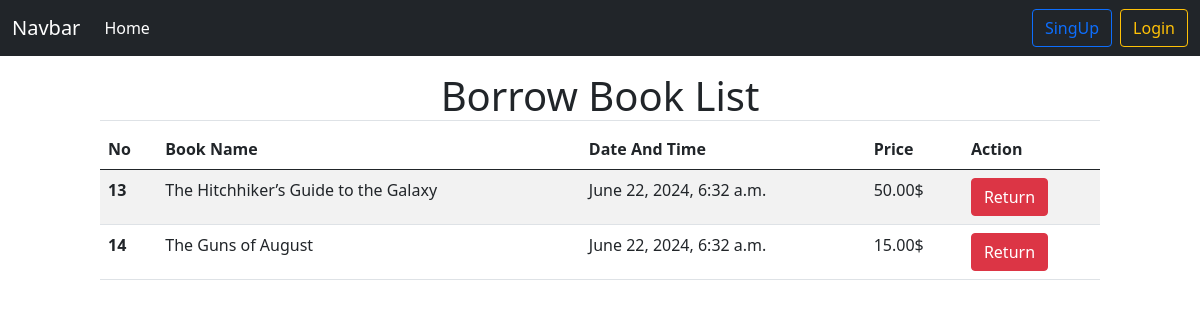
Before: /profile/ with the older database file.
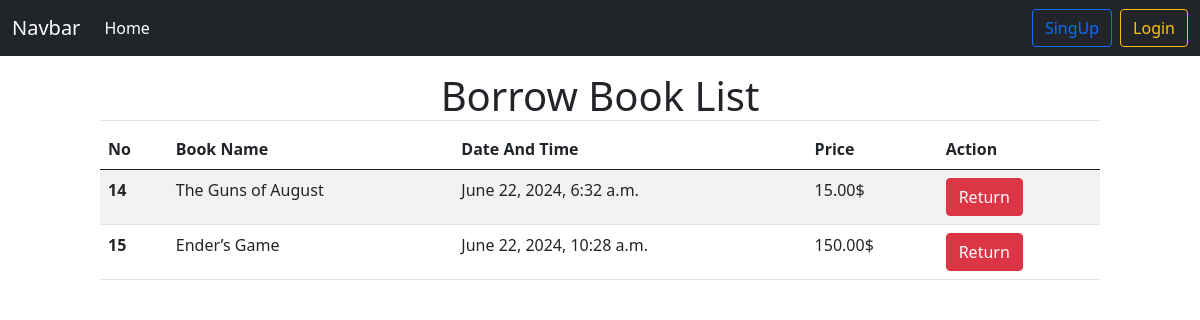
After: the same page with the newer database file.
### Books/models.py (models this page shows, shortened)
class BookBorrow(models.Model):
    date = models.DateTimeField(auto_now_add=True)
    borrower = models.ForeignKey(User,on_delete=models.CASCADE)
    book = models.ForeignKey(BookModel,on_delete=models.CASCADE)

class BookModel(models.Model):
    name = models.CharField(max_length=100)
    image = models.ImageField(upload_to='Media/',blank=True)
    description = models.TextField()
    borrowingPrice = models.DecimalField(decimal_places=2,max_digits=5)
    category = models.ForeignKey(CategoryModel,on_delete=models.CASCADE)

### Core/views.py (the view)
# urls.py: path('profile/',BookBorrowView,name='profile'),
def BookBorrowView(request):
    books = BookBorrow.objects.all()
    return render(request,'profile.html',{'books':books})

### templates/profile.html
{% extends "base.html" %}
{% block content %}
{% if books %}
<div class="col-10 mx-auto my-3">
    <h1 class="text-center border-bottom">Borrow Book List</h1>
    <table class="table table-striped">
        <thead>
          <tr>
            <th scope="col">No</th>
            <th scope="col">Book Name</th>
            <th scope="col">Date And Time</th>
            <th scope="col">Price</th>
            <th scope="col">Action</th>
          </tr>
        </thead>
        <tbody>
          {% for book in books %}
          <tr>
            <th scope="row">{{book.id}}</th>
            <td>{{book.book.name}}</td>
            <td>{{book.date}}</td>
            <td>{{book.book.borrowingPrice}}$</td>
            <td><a class="btn btn-danger" href={% url "returnbook" book.id %}>Return</a></td>
          </tr>
          {% endfor %}
        </tbody>
    </table>
</div>
{% endif %}
{% endblock content %}

Changed rows visible on the page:
removed BookBorrow: id "13", book.name "The Hitchhiker’s Guide to the Galaxy", date "June 22, 2024, 6:32 a.m.", book.borrowingPrice "50.00"
added BookBorrow: id "15", book.name "Ender’s Game", date "June 22, 2024, 10:28 a.m.", book.borrowingPrice "150.00"
